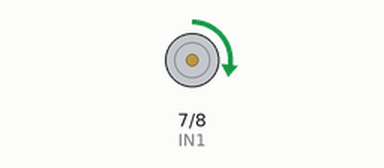
A sketch run on a simulated Arduino Uno, built with avr-gcc and run on an emulated ATmega328P. Parts: motor-driver pin pairs drawn as motors (green arrow = first pin HIGH = forward, orange = second pin HIGH = backward, longer = more drive, scaled by the enable pin). What the sketch prints to the serial monitor is not drawn.

Above: at 2.0 s.
At 4.5 s:
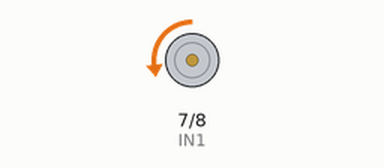
Timing chart, 0 to 8.8 s (numbered marks = the images above):
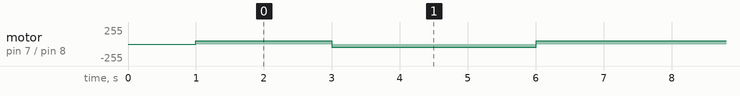

The sketch:

RPM.ino
```cpp
#include <util/atomic.h>
#include <TimerOne.h>

#define ENCA 18
#define ENCB 19
#define IN1 7
#define IN2 8
#define PWM 6

long t_prev = 0;
int pos_prev = 0;
float v1Filt  = 0;
float v1Prev = 0;
volatile int pos_i = 0;
volatile float velocity_i = 0;
volatile long t_i = 0;

int c_i = 0;
int pwr = 0;
int dir = 0;

void setMotor(int dir, int pwmVal, int pwm, int in1, int in2)
{
  analogWrite(pwm, pwmVal);
  if (dir == 1) {
    digitalWrite(in1, HIGH);
    digitalWrite(in2, LOW);
  }
  else if (dir == -1) {
    digitalWrite(in1, LOW);
    digitalWrite(in2, HIGH);
  }
  else {
    digitalWrite(in1, LOW);
    digitalWrite(in2, LOW);
  }
}

void readEncoder() {
  int b = digitalRead(ENCB);
  int increment = 0;
  if (b > 0) {
    increment = 1;
  }
  else {
    increment = -1;
  }
  pos_i = pos_i + increment;

}

void Change_RPM()
{
  c_i++;
}

void setup()
{
  Serial.begin(9600);

  pinMode(ENCA, INPUT);
  pinMode(ENCB, INPUT);
  pinMode(PWM, OUTPUT);
  pinMode(IN1, OUTPUT);
  pinMode(IN2, OUTPUT);

  Timer1.initialize(3000000);
  Timer1.attachInterrupt(Change_RPM);
  attachInterrupt(digitalPinToInterrupt(ENCA), readEncoder, RISING);
  delay(1000);
}

void loop()
{
  float RMP_in;
  int pos = 0;
  int c = 0;
  long t_now = micros();

  ATOMIC_BLOCK(ATOMIC_RESTORESTATE)
  {
    pos = pos_i;
    c = c_i;
  }
  pwr = 50;
  //cap xung sin
  if (c % 2 == 0)
  {
    dir = 1;
    RMP_in = (float)(pwr) * 100 / 255;

  }
  else
  {
    dir = -1;
    RMP_in = - (float)(pwr) * 100 / 255;
  }

  // pwr = 50;
  // dir = 1;
  // RMP_in = (float)(pwr)*50/255;

  setMotor(dir, pwr, PWM, IN1, IN2);


  float t_delta = ((float)(t_now - t_prev)) / 1.0e6;
  float velocity1 = (pos - pos_prev) / t_delta;

  float v1 = (velocity1 / 1001) * 60; //doan nay ban phai doi theo dong co(he so giam toc)
  //dong co toi 50rpm he so giam toc la 78, 11 xung encoder 1 vong nen chia 78*11=858
  v1Filt = 0.854 * v1Filt + 0.0728 * v1 + 0.0728 * v1Prev;
  v1Prev = v1;
  Serial.print(dir * pwr);
  Serial.print(",");
  Serial.print(v1Filt);
  Serial.println();

  pos_prev = pos;
  t_prev = t_now;
}
```

Measured:
- by itself, motor on pin 7 (IN1) / pin 8 (IN2): repeats every 6.0 s: backward 50/255 3.0 s, forward 50/255 3.0 s
